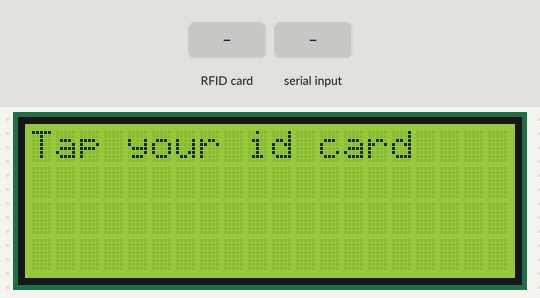
Simulated run of this sketch. Board: Arduino Uno, built with avr-gcc and run on an emulated ATmega328P. Parts: 20×4 character LCD. Inputs (shaded band) come from the test bench. The modem accepts every AT command (registered, SIM ready, sends succeed) and sends nothing else; what the sketch prints to the serial monitor is not drawn.

Above: at 5.8 s.
5.9 s: RFID card 5E 7A 19 C4 held to the reader
At 7.0 s:
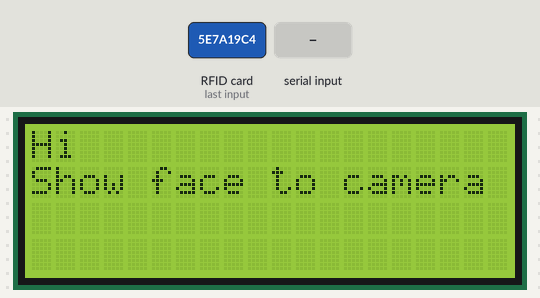
7.4 s: "here" received over the second serial link
At 10.7 s:
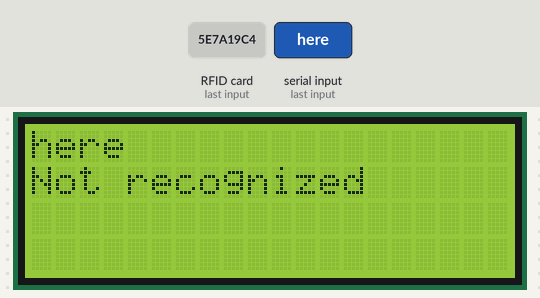
Timing chart, 0 to 12.2 s (numbered marks = the images above; inputs shaded):
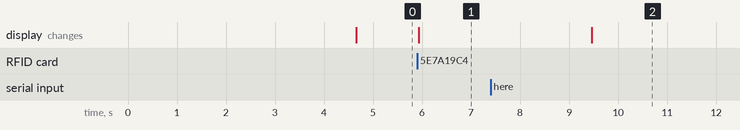

Measured:
- after the input at 5.9 s, the display: changes at once (image 1)
- after the input at 7.4 s, the display: changes after 2.1 s (image 2)

The sketch:

RFID_FaceAuth_Uno.ino
```cpp
#include <SoftwareSerial.h>
SoftwareSerial espSerial(2,3);
#define ssid ""
#define PASSWORD ""

String fmsg;
String cmd;
#include <LiquidCrystal_I2C.h>
LiquidCrystal_I2C lcd(0x27, 20, 4);

#include <SPI.h>
#include <RFID.h>
#define SS_PIN 10
#define RST_PIN 9
RFID rfid(SS_PIN, RST_PIN);
String rfidCard;

void setup()
{
  espSerial.begin(115200);
  Serial.begin(115200);
  espSetup();

  Serial.println("Starting the RFID Reader...");

  lcd.init();
  lcd.backlight();
  lcd.setCursor(0, 0);
  lcd.print("Tap your id card");

  SPI.begin();
  rfid.init();
}

void loop()
{
  if (rfid.isCard()) {
    if (rfid.readCardSerial()) {
      rfidCard = String(rfid.serNum[0]) + " " + String(rfid.serNum[1]) + " " + String(rfid.serNum[2]) + " " + String(rfid.serNum[3]);
      Serial.println(rfidCard);
      lcd.clear();
      lcd.setCursor(0, 0);
      lcd.print("Hi" );
      lcd.setCursor(0, 1);
      lcd.print("Show face to camera");
      delay(2000);

      int n=rfidCard.length();

      espSerial.print("AT+CIPSEND=0,"+String(n)+"\r\n");
      delay(250);
      espSerial.print(rfidCard);
      while (1){
        espSerial.print("AT+CIPSERVER=1,8080");
        delay(250);
        String mesg = espSerial.readString();
        if (mesg.indexOf("here")>=0){
          int n=mesg.indexOf("here");
          int byte=(mesg.substring(n-3,n-1)).toInt();
          Serial.println(mesg.substring(n+4,n+byte));
          String match=mesg.substring(n+4,n+5);
          String name=mesg.substring(n+6,n+byte);
          Serial.println(match);
          Serial.println(name);
          lcd.clear();
          lcd.setCursor(0,0);
          lcd.print(name);
          lcd.setCursor(0,1);
          if (match=="T"){
            lcd.print("Face recognized");
          }
          else{
            lcd.print("Not recognized");
          }
          delay(2500);
          break;
        }
      }
    }
    int counter=0;
    Serial.println("-------------SET PORT 8080----------");
    while(1){
     espSerial.println("AT+CIPSERVER=1,8080");
     delay(500);
     if(espSerial.find("OK")){
       counter+=1;
       }
     if(counter == 1){
       Serial.println("Setting Port 8080");
       counter = 0;
       break;
       }
     else{
       Serial.println("Waiting...");
       }
     }

    Serial.println("---------SETUP DONE--------");
    delay(500);

    lcd.clear();
    lcd.setCursor(0, 0);
    lcd.noBacklight();
    delay(250);
    lcd.backlight();
    lcd.print("Tap your id card");
  }

}

void espSetup()
{
  int counter=0;
    Serial.println("-----------Setup Begin------------");

    // Step 1 Reset ESP8266
    espSerial.println("AT+RST");
    delay(1000);
    getResponse();

    // Step 2 Connection Test of ESP8266
    Serial.println("-------------TEST AT----------");
       espSerial.println("AT");
       delay(1000);
      getResponse();

    // Step 3 Station Mode
    Serial.println("-------------STATION MODE----------");
    while(1){
      espSerial.println("AT+CWMODE=3");
      delay(250);
      if(espSerial.find("OK")){
        counter+=1;
        }
      if(counter == 1){
        Serial.println("Station Mode Setted 1");
        counter=0;
        break;
        }
      else{
        Serial.println("Waiting...");
        }
      }

    // Step 4 Connect to WiFi
    Serial.println("-------------CONNECT TO WIFI----------");
    while(1){
      cmd = "AT+CWJAP=\"";
      cmd += ssid;
      cmd += "\",\"";
      cmd += PASSWORD;
      cmd += "\"";
      espSerial.println(cmd);
      if(espSerial.find("OK")){
        counter+=1;
        }
      if(counter == 1){
        Serial.println("Connection Established");
        counter=0;
        break;
        }
      else{
        Serial.println("Waiting...");
        }
      }

    // Step 5 Find IP Address
    Serial.println("-------------FIND IP----------");
    espSerial.println("AT+CIFSR");
    delay(1000);
    getResponse();

    // Step 6 Setting Multiple Connections
    Serial.println("-------------SET MULTIPLE CONNECTIONS----------");
    while(1){
      espSerial.println("AT+CIPMUX=1");
      delay(250);
      if(espSerial.find("OK")){
        counter+=1;
        }
      if(counter == 1){
        Serial.println("Multiple Connections Enabled");
        counter = 0;
        break;
        }
      else{
        Serial.println("Waiting...");
        }
      }

    // Step 7 Setting Port 8080
    Serial.println("-------------SET PORT 8080----------");
    while(1){
     espSerial.println("AT+CIPSERVER=1,8080");
     delay(500);
     if(espSerial.find("OK")){
       counter+=1;
       }
     if(counter == 1){
       Serial.println("Setting Port 8080");
       counter = 0;
       break;
       }
     else{
       Serial.println("Waiting...");
       }
     }

    Serial.println("---------SETUP DONE--------");
    delay(500);
}

void getResponse()
{
  String response;

  while(espSerial.available()){
      char c = espSerial.read();
      response += c;
      }
  Serial.println(response);
}

String getString(String flmsg)
{
  int lng = 0,delimiter = 0;
  String lmsg;

  lng = flmsg.length();
  for(int i=0;i<lng;i++){
     if(flmsg[i] == ':'){
      delimiter = i;
      }
     if(i > delimiter && delimiter != 0){
      lmsg += flmsg[i];
      }
    }
  fmsg = "";
  return lmsg;
}
```
